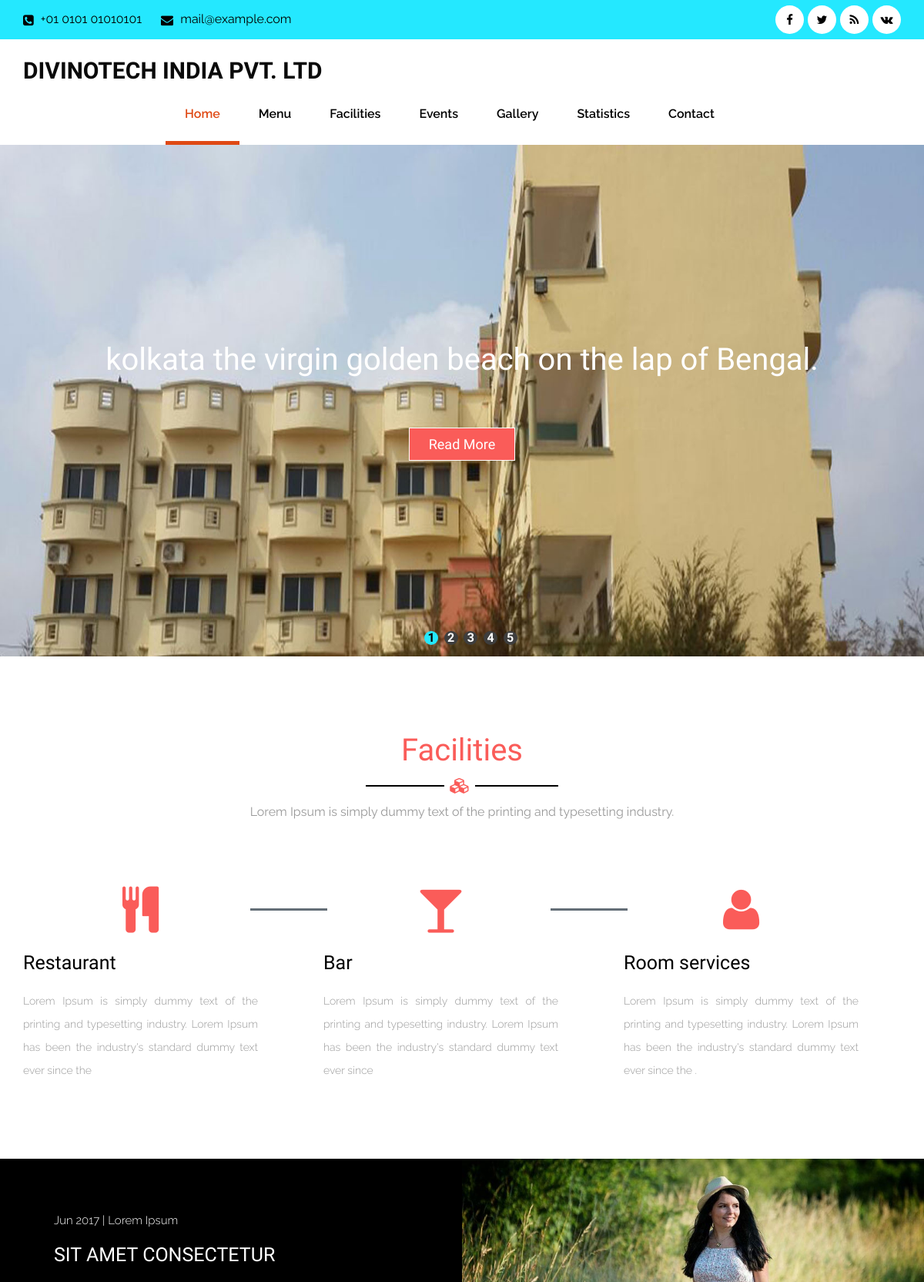
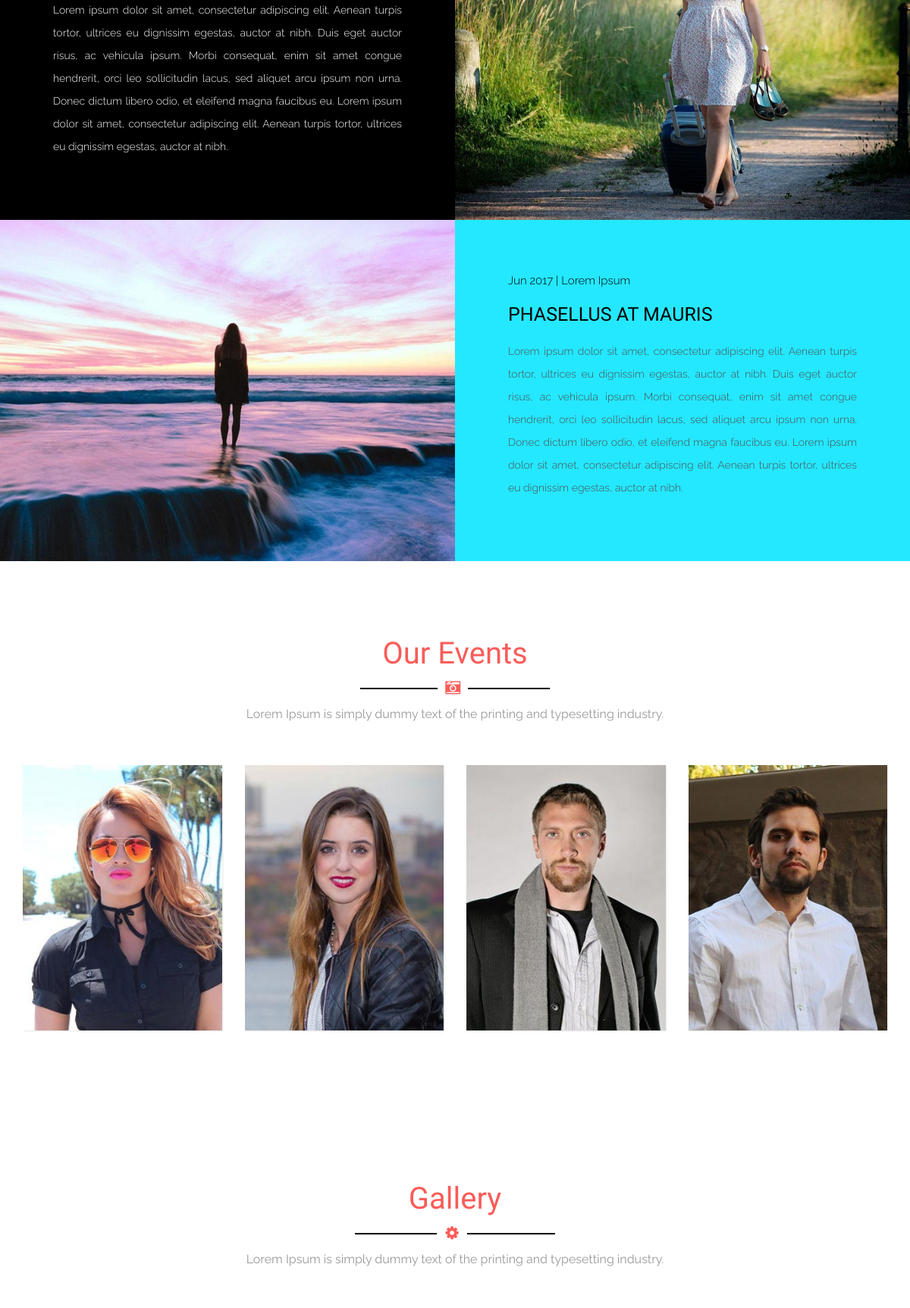
The page / (upper part) on the database its author committed (2 pictures, top to bottom).
### tables this page shows
CREATE TABLE `td_contact` (
  `contact_id` int(11) NOT NULL,
  `address` varchar(250) NOT NULL,
  `email_id` varchar(30) NOT NULL,
  `phone` varchar(100) NOT NULL,
  `iframe` varchar(300) NOT NULL,
  `active_status` int(11) NOT NULL DEFAULT '1',
  `facebook` varchar(100) NOT NULL,
  `twitter` varchar(100) NOT NULL,
  `linked_in` varchar(100) NOT NULL,
  `pinterest` varchar(100) NOT NULL,
  `google` varchar(100) NOT NULL,
  `day_from` varchar(30) NOT NULL,
  `day_to` varchar(30) NOT NULL,
  `time_from` varchar(40) NOT NULL,
  `time_to` varchar(40) NOT NULL,
  `inserted_id` int(11) NOT NULL,
  `inserted_date` varchar(30) NOT NULL,
  `updated_id` int(11) NOT NULL,
  `updated_date` varchar(30) NOT NULL,
  `deleted_id` int(11) NOT NULL,
  `deleted_date` varchar(30) NOT NULL
);

CREATE TABLE `td_logo` (
  `logo_id` int(11) NOT NULL,
  `image` varchar(50) NOT NULL,
  `company_name` varchar(70) NOT NULL,
  `company_address` varchar(200) NOT NULL,
  `phone` varchar(30) NOT NULL,
  `company` int(11) NOT NULL,
  `company_icon` varchar(20) NOT NULL,
  `awards` int(11) NOT NULL,
  `awards_icon` varchar(20) NOT NULL,
  `clients` int(11) NOT NULL,
  `clients_icon` varchar(20) NOT NULL,
  `rating` int(11) NOT NULL,
  `rating_icon` varchar(20) NOT NULL,
  `inserted_id` int(11) NOT NULL,
  `inserted_date` varchar(30) NOT NULL,
  `updated_id` int(11) NOT NULL,
  `updated_date` varchar(30) NOT NULL,
  `deleted_id` int(11) NOT NULL,
  `deleted_date` varchar(30) NOT NULL
);

CREATE TABLE `td_slider` (
  `slider_id` int(11) NOT NULL,
  `image` varchar(50) NOT NULL,
  `title` varchar(70) NOT NULL,
  `sub_title` varchar(200) NOT NULL,
  `active_status` int(11) NOT NULL DEFAULT '1',
  `inserted_id` int(11) NOT NULL,
  `inserted_date` varchar(30) NOT NULL,
  `updated_id` int(11) NOT NULL,
  `updated_date` varchar(30) NOT NULL,
  `deleted_id` int(11) NOT NULL,
  `deleted_date` varchar(30) NOT NULL
);

CREATE TABLE `td_page_content` (
  `page_content_id` int(11) NOT NULL,
  `image` varchar(50) NOT NULL,
  `page_id` int(11) NOT NULL,
  `title` varchar(70) NOT NULL,
  `sub_title` varchar(200) NOT NULL,
  `content` text NOT NULL,
  `date` date NOT NULL,
  `active_status` int(11) NOT NULL DEFAULT '1',
  `inserted_id` int(11) NOT NULL,
  `inserted_date` varchar(30) NOT NULL,
  `updated_id` int(11) NOT NULL,
  `updated_date` varchar(30) NOT NULL,
  `deleted_id` int(11) NOT NULL,
  `deleted_date` varchar(30) NOT NULL
);

CREATE TABLE `td_facillities` (
  `facillities_id` int(11) NOT NULL,
  `title` varchar(70) NOT NULL,
  `content` varchar(200) NOT NULL,
  `icon` varchar(20) NOT NULL,
  `price` decimal(10,2) NOT NULL,
  `active_status` int(11) NOT NULL DEFAULT '1',
  `inserted_id` int(11) NOT NULL,
  `inserted_date` varchar(30) NOT NULL,
  `updated_id` int(11) NOT NULL,
  `updated_date` varchar(30) NOT NULL,
  `deleted_id` int(11) NOT NULL,
  `deleted_date` varchar(30) NOT NULL
);

CREATE TABLE `td_facilities_details` (
  `facilities_details_id` int(11) NOT NULL,
  `image` varchar(50) NOT NULL,
  `title` varchar(70) NOT NULL,
  `sub_title` varchar(200) NOT NULL,
  `content` text NOT NULL,
  `date` date NOT NULL,
  `active_status` int(11) NOT NULL DEFAULT '1',
  `inserted_id` int(11) NOT NULL,
  `inserted_date` varchar(30) NOT NULL,
  `updated_id` int(11) NOT NULL,
  `updated_date` varchar(30) NOT NULL,
  `deleted_id` int(11) NOT NULL,
  `deleted_date` varchar(30) NOT NULL
);

CREATE TABLE `td_event` (
  `event_id` int(11) NOT NULL,
  `content` text NOT NULL,
  `image` varchar(50) NOT NULL,
  `name` varchar(70) NOT NULL,
  `post` varchar(50) NOT NULL,
  `active_status` int(11) NOT NULL DEFAULT '1',
  `inserted_id` int(11) NOT NULL,
  `inserted_date` varchar(30) NOT NULL,
  `updated_id` int(11) NOT NULL,
  `updated_date` varchar(30) NOT NULL,
  `deleted_id` int(11) NOT NULL,
  `deleted_date` varchar(30) NOT NULL
);

### root/db.php (called while the page is built, shortened)
<?php
class Connection {
    protected $host = "localhost";
    protected $dbname = "demo_hotel_2";
    protected $user = "root";
    protected $pass = "";
    function __construct() {
        try {
            $this->DBH = new PDO("mysql:host=$this->host;dbname=$this->dbname", $this->user, $this->pass);
        }
        catch (PDOException $e) {
            echo $e->getMessage();
        }
    }
}
?>

### class/user_class.php (called while the page is built, shortened)
		<?php
		include('root/db.php');
		class user extends Connection
		{
	function basic_fetch_by_id($table,$where,$id)
	{
					$query="SELECT
					            *
					       FROM
					          `".$table."`
					       WHERE
					          (deleted_id=0)
				        	AND
					         (".$where."='".$id."')" ;
		$result = $this->DBH->prepare($query);
		$result->execute();
		$data=$result->fetchAll();
		return $data;
	}
}
?>

### index.php (the view, shortened to what this page needs)
<?php
include('class/user_class.php');
$obj_user=new user();
$data_logo=$obj_user->basic_fetch_by_id('td_logo','deleted_id','0');
$data_contact_details=$obj_user->basic_fetch_by_id('td_contact','active_status','1');
$data_slider=$obj_user->basic_fetch_by_id('td_slider','active_status','1');
$data_fac=$obj_user->basic_fetch_by_id('td_facillities','active_status','1');
$data_fac_details=$obj_user->basic_fetch_by_id('td_facilities_details','active_status','1');
$data_events=$obj_user->basic_fetch_by_id('td_event','active_status','1');
?>
<!DOCTYPE HTML>
<html>
<head>
<link href="css/bootstrap.min.css" rel="stylesheet" type="text/css" media="all" />
<link href="css/font-awesome.min.css" rel="stylesheet" type="text/css" media="all" />
<link href="css/jQuery.lightninBox.css" rel="stylesheet" type="text/css" media="all" />
<link href="css/team.css" rel="stylesheet" type="text/css" media="all" />
<link href="css/header.css" rel="stylesheet" type="text/css" media="all" />
<link href="css/style.css" rel="stylesheet" type="text/css" media="all" />
</head>
<body>
<div class="top-bar">
	<div class="container">
		<ul class="top-contacts">
			<li class="top-unhover"><p><span class="fa fa-phone-square" aria-hidden="true"></span> <?php echo $data_contact_details[0]['phone'];?></p>
			<li class="top-hover"><p><span class="fa fa-envelope" aria-hidden="true"></span> <a href="#"><?php echo $data_contact_details[0]['email_id'];?></a></p>
		</ul>
		<ul class="top-links">
			<li><a target="_blank" href="<?php echo $data_contact_details[0]['facebook'];?>"><i class="fa fa-facebook"></i></a></li>
			<li><a target="_blank" href="<?php echo $data_contact_details[0]['twitter'];?>"><i class="fa fa-twitter"></i></a></li>
			<li><a target="_blank" href="<?php echo $data_contact_details[0]['linked_in'];?>"><i class="fa fa-rss"></i></a></li>
			<li><a target="_blank" href="<?php echo $data_contact_details[0]['pinterest'];?>"><i class="fa fa-vk"></i></a></li>
		</ul>
		<div class="clearfix"></div>
	</div>
</div>
<div class="nav-links">
	<nav class="navbar navbar-inverse">
		<div class="container">
			<div class="navbar-header">
				<a class="navbar-brand" href="#myPage"><h1><?php echo $data_logo[0]['company_name'];?></h1></a>
			</div>
			<div class="collapse navbar-collapse" id="myNavbar">
				<ul class="nav navbar-nav link-effect">
					<li class="active"><a href="index-2.html">Home</a></li>
						<li><a href="#team">Menu</a></li>
					<li><a href="#service">Facilities</a></li>
					<li><a href="#team">Events</a></li>
					<li><a href="#work">Gallery</a></li>
					<li><a href="#stats">Statistics</a></li>
					<li><a href="#contact">Contact</a></li>
				</ul>
			</div>
		</div>
	</nav>
</div>
<section class="banner">
	<div class="slider">
	<ul class="slider-main">
		<?php
		        foreach($data_slider as $value_slider)
		        {
		?>
		<li class="slider-panel">
			<img alt="W3layouts" title="W3layouts" src="img/slider/<?php echo $value_slider['image'];?>" class="img-responsive">
			<div class="banner-info">
				<div class="row">
					<div class="col-lg-12">
						 <h3><?php echo $value_slider['title'];?></h3>
						<a href="#" data-toggle="modal" data-target="#<?php echo $value_slider['slider_id'];?>">Read More</a>
					</div>
				</div>
			</div>
		</li>
		<?php
		        }
		?>
	</ul>
	<div class="slider-extra">
		<ul class="slider-nav">
		    <?php
		           for($i=1;$i<=count($data_slider);$i++)
		           {
		    ?>
			<li class="slider-item"><p class="sl"><?php echo $i; ?></p></li>
			<?php
			       }
			?>
		</ul>
	</div>
</div>
</section>
<?php
        $data_page_content=$obj_user->basic_fetch_by_id('td_page_content','page_id','1');
?>
<section class="service" id="service">
	<div class="container">
		<h2 class="text-center"><?php echo $data_page_content[0]['title'];?></h2>
		<p class="text-center"><?php echo $data_page_content[0]['content'];?></p>
		<div class="row">
			<?php
			       $icount=0;
			       foreach($data_fac as $value_fac)
			       {
			       	  ++$icount;
			?>
			<div class="col-lg-4 col-md-4 serv-w3ls">
				<i class="<?php echo $value_fac['icon'];?>" aria-hidden="true"></i>
				<h4><?php echo $value_fac['title'];?></h4>
				<p class="serv-p">
                                    <?php echo $value_fac['content'];?>
				</p>
				     <?php
				            if($icount<count($data_fac))
				            {
				     ?>
				      <span class="line1"></span>
				     <?php
				            }
				     ?>
			</div>
			<?php
			       }
			?>
		</div>
	</div>
</section>
<section class="event">
	<div class="container-fluid">
		<?php
		        $icount=0;
		        foreach($data_fac_details  as $value_fac_details)
		        {
		          ++$icount;
		          if($value_fac_details['date']!='0000-00-00')
		          {
		          	  $date=date('M Y',strtotime($value_fac_details['date']));
		          }
		      if($icount%2!=0){
		 ?>
		<div  class="row event-agile1"  class="row event-agile2"   >
			<div class="col-lg-6 col-md-6 event-w3ls">
				<div class="event-info">
					<p class="event-p1"><?php echo $date; ?> | <?php echo $value_fac_details['title']; ?></p>
					<h3><?php echo $value_fac_details['sub_title']; ?></h3>
					<p class="event-p2" style="text-align: justify;"><?php echo $value_fac_details['content']; ?></p>
				</div>
			</div>
			<div class="col-lg-6 col-md-6 event-w3ls">
				<div class="hover01 column">
					<div>
						<figure><img src="img/facilities/<?php echo $value_fac_details['image']; ?>" alt="w3layouts" title="w3layouts" class="img-responsive"></figure>
					</div>
				</div>
			</div>
		</div>
		<?php
		}
		   else
		   {
		?>
                   <div class="row event-agile2">
			<div class="col-lg-6 col-md-6 event-w3ls">
				<div class="hover01 column">
					<div>
						<figure><img src="img/facilities/<?php echo $value_fac_details['image']; ?>" alt="w3layouts" title="w3layouts" class="img-responsive"></figure>
					</div>
				</div>
			</div>
			<div class="col-lg-6 col-md-6 event-w3ls">
				<div class="event-info">
					<p class="event-p1"><?php echo $date; ?> | <?php echo $value_fac_details['title']; ?></p>
					<h3><?php echo $value_fac_details['sub_title']; ?></h3>
					<p class="event-p2" style="text-align: justify;"><?php echo $value_fac_details['content']; ?></p>
				</div>
			</div>
		</div>
		<?php
		   }
       }
         $data_page_content=$obj_user->basic_fetch_by_id('td_page_content','page_id','2');
   ?>
</div>
</section>
<section class="team" id="team">
	<div class="container">
		<h3 class="text-center"><?php echo $data_page_content[0]['title'];?></h3>
		<p class="text-center"><?php echo $data_page_content[0]['content'];?></p>
		<div class="row">
			<?php
			       foreach($data_events as $value_events)
			       {
			?>
			<div class="col-lg-3 col-md-3 col-sm-6 team-w3ls">
				<div class="view view-third">
                    <img src="img/event/<?php echo $value_events['image'];?>" alt="w3layouts" title="w3layouts" class="img-responsive">
                </div>
			</div>
			<?php
			       }
			$data_page_content=$obj_user->basic_fetch_by_id('td_page_content','page_id','3');
			?>
		</div>
	</div>
</section>
<section class="work" id="work">
	<h3 class="text-center"><?php echo $data_page_content[0]['title'];?></h3>
	<p class="text-center"><?php echo $data_page_content[0]['content'];?></p>
</section>
</body>
</html>

### css/team.css (style rules this page uses)
.view-third img { -webkit-transition: all 0.2s ease-in; -moz-transition: all 0.2s ease-in; -o-transition: all 0.2s ease-in; -ms-transition: all 0.2s ease-in; transition: all 0.2s ease-in; }

### css/header.css (style rules this page uses)
section.service h2.text-center,section.team h3.text-center,section.work h3.text-center,section.test h3.text-center { position:relative; }
section.service h2.text-center:before ,section.team h3.text-center:before,section.work h3.text-center:before,section.test h3.text-center:before { content:''; background-color:#000; height:2px; width: 22%; left: 39%; bottom:15px; display:block; position:absolute; }
section.service h2.text-center:before { width: 22%; left: 39%; bottom:15px; }
section.service h2.text-center:after,section.team h3.text-center:after,section.work h3.text-center:after,section.test h3.text-center:after { font-family: 'fontawesome'; speak: none; position: absolute; background-color: #fff; width: 40px; font-size: 20px; font-style: normal; font-weight: normal; font-variant: normal; text-transform: none; line-height: 1; -webkit-font-smoothing: antialiased; -moz-osx-font-smoothing: grayscale; z-index: 99; bottom:10%; left:48%; }
section.service h2.text-center:after { bottom:10%; left:48%; content: '\f1b3 '; }
section.team h3.text-center:before { width: 22%; left: 39%; bottom:15px; }
section.team h3.text-center:after { content:'\f083'; bottom:10%; left:48%; }
section.work h3.text-center:before { width: 22%; left: 39%; bottom:15px; }
section.work h3.text-center:after { content:'\f013'; bottom:10%; left:48%; }

### rows shown on the page
td_contact: phone "+01 0101 01010101", email "mail@example.com"
td_logo: company_name "DIVINOTECH INDIA PVT. LTD"
td_slider: image (picture), title "kolkata the virgin golden beach on the lap of Bengal."
td_page_content: title "Facilities", content "Lorem Ipsum is simply dummy text of the printing and typesetting industry."
td_facillities: title "Restaurant", content "Lorem Ipsum is simply dummy text of the printing and typesetting industry. Lorem Ipsum has been the industry's standard dummy text ever since the"
td_facillities: title "Bar", content "Lorem Ipsum is simply dummy text of the printing and typesetting industry. Lorem Ipsum has been the industry's standard dummy text ever since"
td_facillities: title "Room services", content "Lorem Ipsum is simply dummy text of the printing and typesetting industry. Lorem Ipsum has been the industry's standard dummy text ever since the ."
td_facilities_details: date "Jun 2017", title "Lorem Ipsum", sub_title "SIT AMET CONSECTETUR", content "Lorem ipsum dolor sit amet, consectetur adipiscing elit. Aenean turpis tortor, ultrices eu dignissim egestas, auctor at nibh. Duis eget auctor risus, ac vehicula ipsum. Morbi consequat, enim sit amet congue hendrerit, orci leo sollicitudin lacus, sed aliquet arcu ipsum non urna. Donec dictum libero odio, et eleifend magna faucibus eu. Lorem ipsum dolor sit amet, consectetur adipiscing elit. Aenean turpis tortor, ultrices eu dignissim egestas, auctor at nibh.", image (picture)
td_facilities_details: image (picture), date "Jun 2017", title "Lorem Ipsum", sub_title "PHASELLUS AT MAURIS", content "Lorem ipsum dolor sit amet, consectetur adipiscing elit. Aenean turpis tortor, ultrices eu dignissim egestas, auctor at nibh. Duis eget auctor risus, ac vehicula ipsum. Morbi consequat, enim sit amet congue hendrerit, orci leo sollicitudin lacus, sed aliquet arcu ipsum non urna. Donec dictum libero odio, et eleifend magna faucibus eu. Lorem ipsum dolor sit amet, consectetur adipiscing elit. Aenean turpis tortor, ultrices eu dignissim egestas, auctor at nibh."
td_page_content: title "Our Events", content "Lorem Ipsum is simply dummy text of the printing and typesetting industry."
td_event: image (picture)
td_event: image (picture)
td_event: image (picture)
td_event: image (picture)
td_page_content: title "Gallery", content "Lorem Ipsum is simply dummy text of the printing and typesetting industry."
